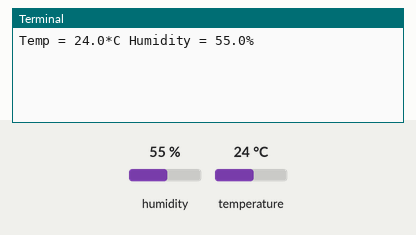
This program was run on a simulated Raspberry Pi (BCM pin numbers). On the bench: the last lines printed to the terminal. The inputs (shaded band) are chosen by the test bench; at power-on: temperature 24 °C, humidity 55 %. The clock reads 2024-03-15 10:24:30 at power-on unless the program sets it; files the program writes start out absent.

Above: at 1.2 s.
1.3 s: temperature set to 28 °C
At 2.0 s:
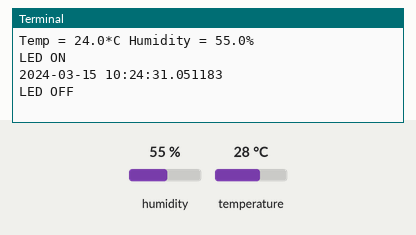
3.0 s: humidity set to 22 %
At 3.6 s:
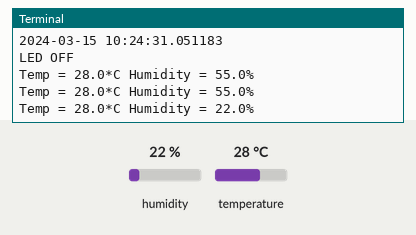
4.5 s: humidity set to 40 %
At 5.2 s:
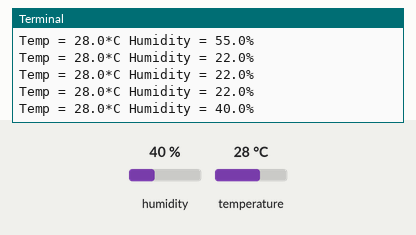
Timing chart, 0 to 7.5 s (numbered marks = the images above; inputs shaded):
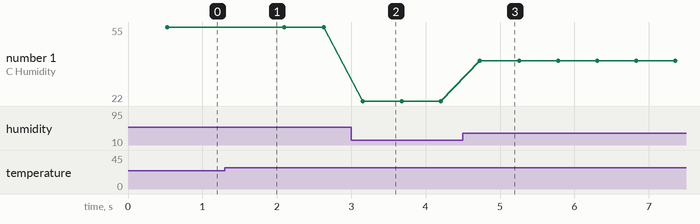

Measured:
- after the input at 1.3 s, the terminal: prints a new line after 0.28 s (image 1)
- after the input at 3.0 s, the terminal: prints a new line after 0.15 s (image 2)
- after the input at 4.5 s, the terminal: prints a new line after 0.23 s (image 3)
- plotted number 1: 55 → 22 after the input at 3.0 s, 22 → 40 after the input at 4.5 s

The program:

TempLedTimer.py
```python
import Adafruit_DHT as DHT
import time
from datetime import datetime
sensor = DHT.DHT11
sensor_pin = 4

def GetTemp(count):
    exact_time = 0
    humidity, temperature = DHT.read_retry(sensor,sensor_pin)
    while temperature < 27:
        if count == 0:
            exact_time = datetime.now()
            count += 1
        humidity, temperature = DHT.read_retry(sensor,sensor_pin)
        print("LED ON")
    print(exact_time)
    end = time.time()
    print("LED OFF")
    total_time = (end - start)/60
    if total_time > 1:
        return str(exact_time), str(total_time)

def DataLogging(data):
    file = open("log.txt", 'a')
    if data != None:
        s_data = ', '.join(data)
        file.write(s_data)
        file.write('\n')
    file.close()

while True:
    humidity, temperature = DHT.read_retry(sensor,sensor_pin)
    print("Temp = {0:0.1f}*C Humidity = {1:0.1f}%".format(temperature,humidity))
    start = time.time()
    if temperature < 27:
        values = GetTemp(0)
        DataLogging(values)
```
